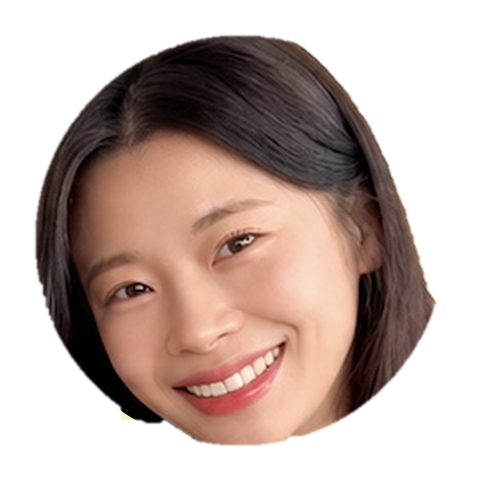
#> input picture projects/2026-11-ai-question/faces/joy-cut.png, 480 x 480 px, found by its file name; its folder holds 4 pictures in this run
$ python face_doll.py
#> lines starting #> are read from the running program, lines starting #| are printed output that depends on the picture; after the words box and inside, x2 and y2 are one past the last pixel; in counts of white or black regions, pixels touching at a corner belong together
"""Paper heads of Joy and Mark (Joy, 24 Nov 2026: no microphones, only our faces, bodies made of paper like her reference).
Source: brand avatars (remotion/public/brand/*-avatar.png) -> hyperframes remove-background (faces/*-cut.png) -> keep inside the
avatar circle -> printed-paper look (posterize, halftone, grain) + white cut edge. Run (repo root): .venv/bin/python projects/2026-11-ai-question/face_doll.py"""
import numpy as np
from PIL import Image, ImageFilter
D = "projects/2026-11-ai-question/faces"
for n in ("joy", "mark"):
    im = Image.open(f"{D}/{n}-cut.png").convert("RGBA").resize((960, 960), Image.LANCZOS)
    yy, xx = np.mgrid[:960, :960]; circ = ((xx - 480) ** 2 + (yy - 480) ** 2) < (418 ** 2)
    a = np.asarray(im.getchannel("A")).astype(np.float32) / 255 * circ
    rgb = np.asarray(im.convert("RGB")).astype(np.float32)
    rgb = np.round(rgb / 16) * 16
    lum = rgb.mean(-1, keepdims=True); dots = (np.sin(xx * .7) * np.sin(yy * .7))[..., None]
#> after `lum = rgb.mean(-1, keepdims=True)`:
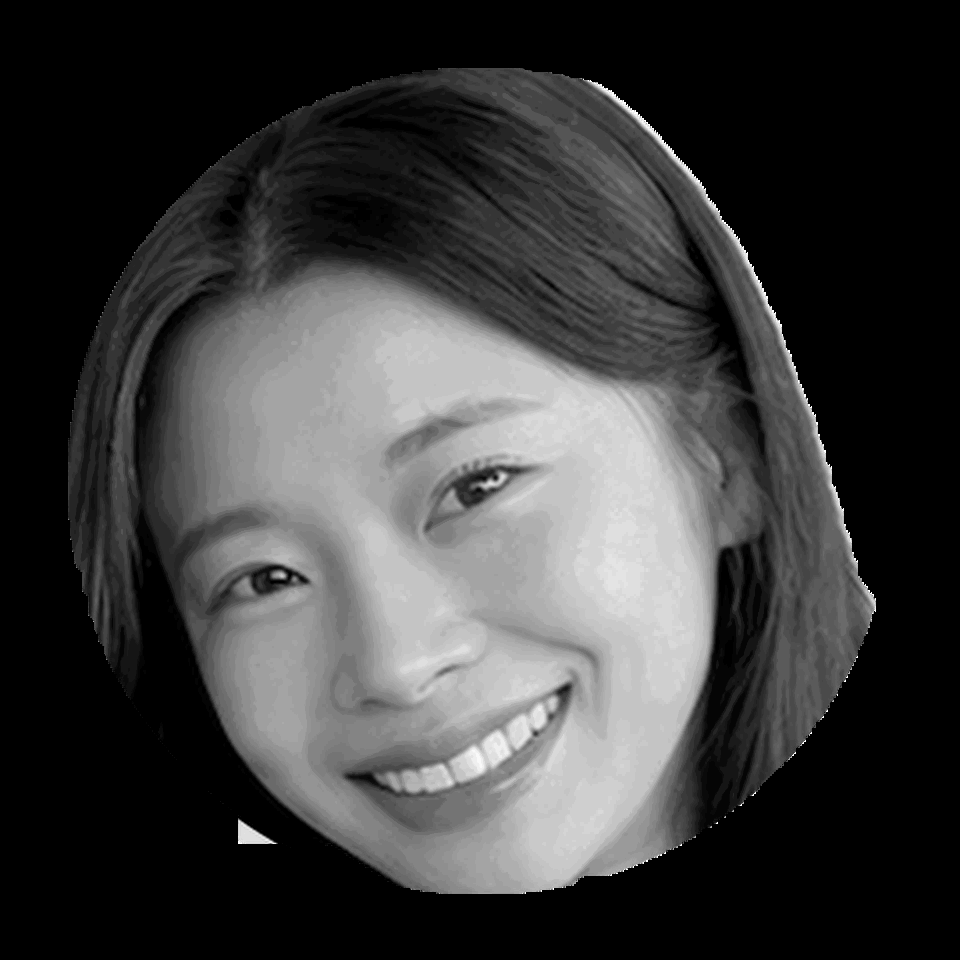
#> lum: shape (960, 960, 1) float32; min 0, max 256, mean 60.2; drawn with min black and max white
    rgb = rgb - np.clip(150 - lum, 0, 150) / 150 * (dots > .25) * 26     # halftone dots in the shadows, like newsprint
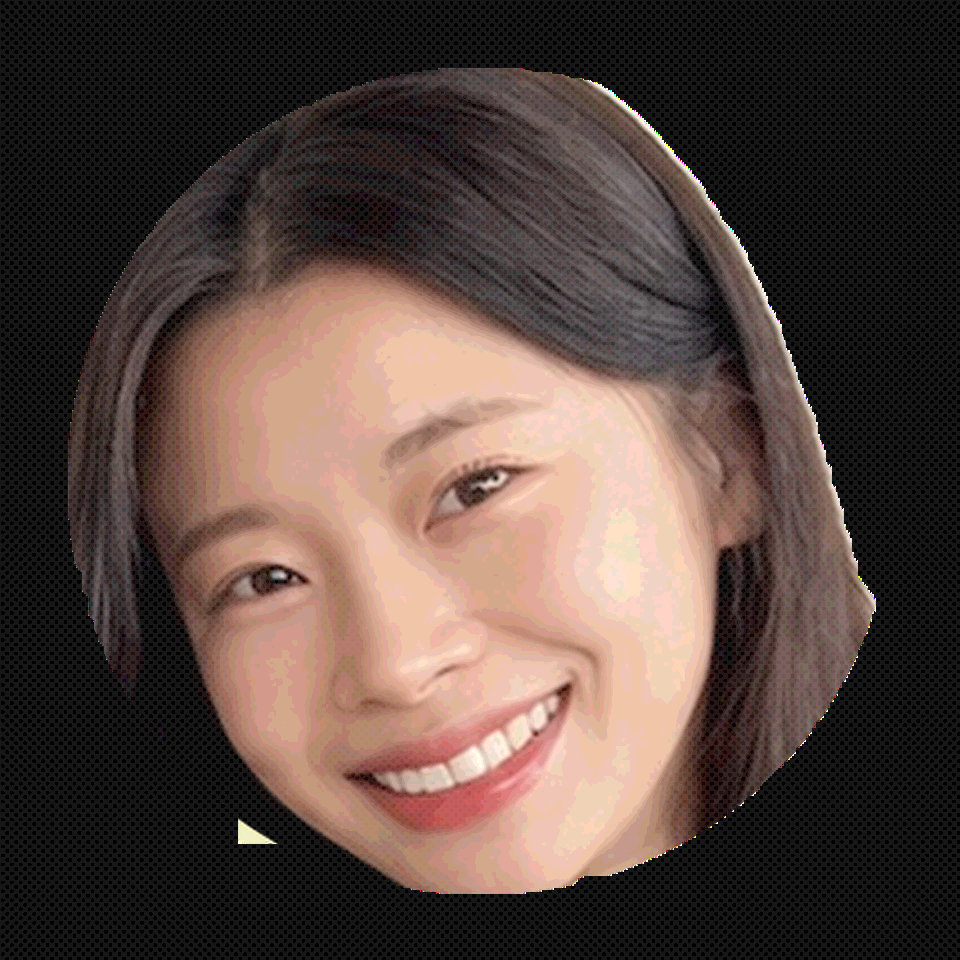
#> rgb: shape (960, 960, 3) float32; mean R, G, B 69.9, 51.3, 44.3; drawn with min black and max white
    rgb = np.clip(rgb * .95 + 10 + np.random.default_rng(3).normal(0, 6, rgb.shape[:2])[..., None], 0, 255)
    hard = Image.fromarray(((a > .5) * 255).astype(np.uint8))
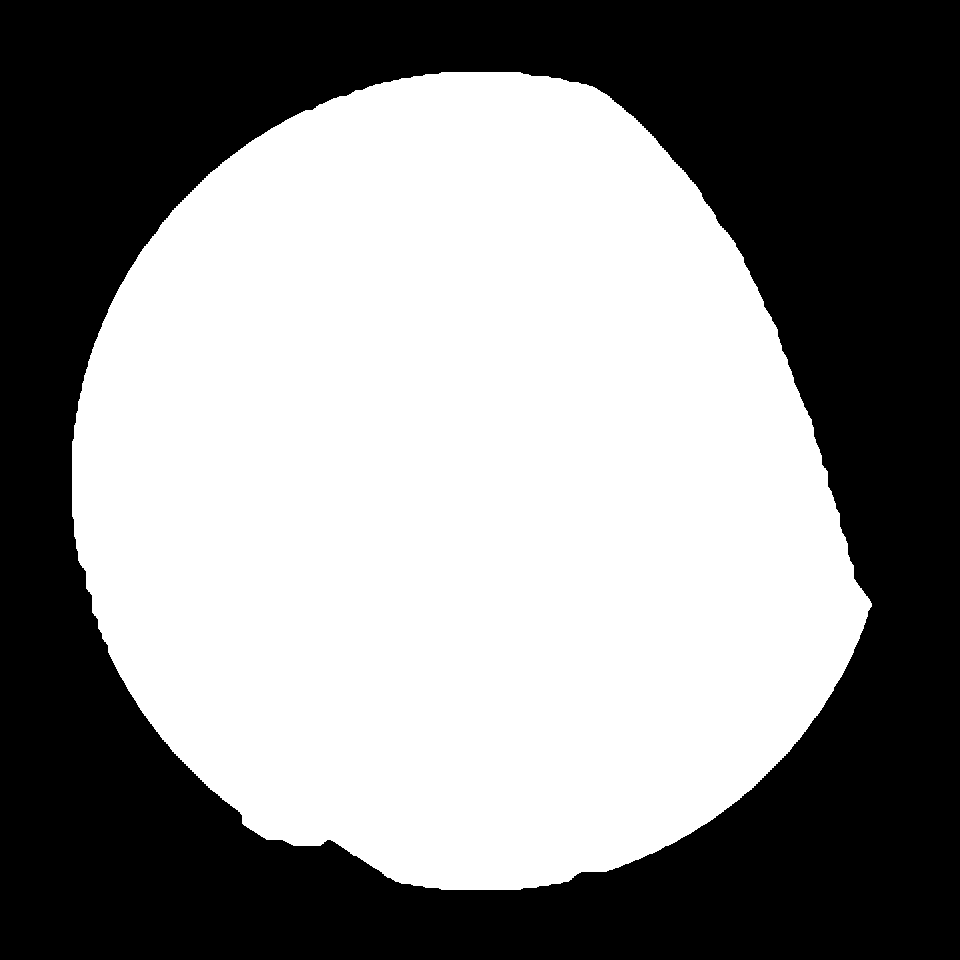
#> hard: PIL image 960x960 L; 53.6% white; 1 black region, box (x1, y1, x2, y2) and area: (0, 0, 960, 960) 427580
    edge = hard.filter(ImageFilter.MaxFilter(17)); rough = np.asarray(edge).astype(np.float32) * (np.random.default_rng(5).random((960, 960)) > .02)
#> after `edge = hard.filter(ImageFilter.MaxFilter(17))`: edge: PIL image 960x960 L; 56.4% white; 1 black region, box (x1, y1, x2, y2) and area: (0, 0, 960, 960) 401370
#> after `rough = np.asarray(edge).astype(np.float32) * (np.random.default_rng(5`: rough: shape (960, 960) float32; 55.3% white; 9427 black regions (9426 under 20 px), largest, box (x1, y1, x2, y2) and area: (0, 0, 960, 960) 401440
    border = Image.fromarray(rough.astype(np.uint8)).filter(ImageFilter.GaussianBlur(1))
    out = Image.new("RGBA", (960, 960), (250, 247, 238, 0)); out.putalpha(border)
#> after `out.putalpha(border)`:
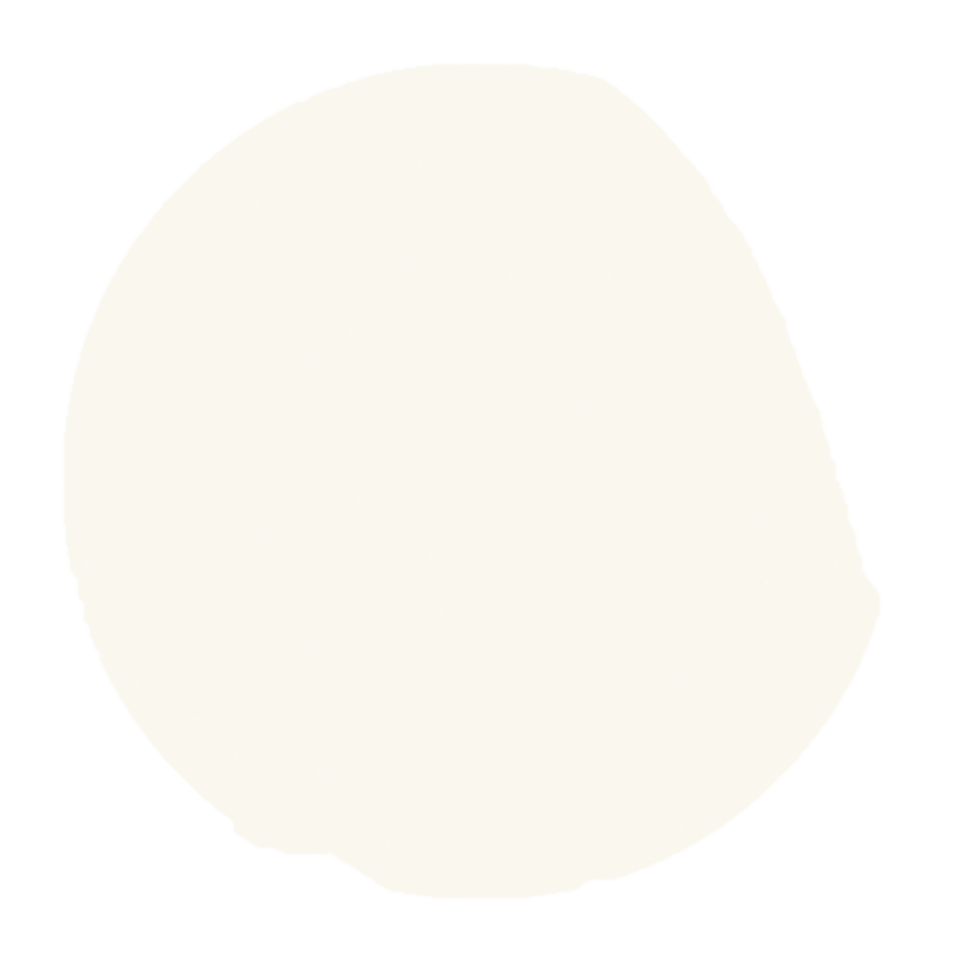
#> out: PIL image 960x960 RGBA; mean R, G, B, A 250, 247, 238, 141; transparent parts drawn white
    fig = Image.fromarray(rgb.astype(np.uint8)).convert("RGBA"); fig.putalpha(Image.fromarray((a * 255).astype(np.uint8)))
    out.alpha_composite(fig); out = out.crop(out.getchannel("A").getbbox()); out.save(f"remotion/public/paper/{n}-head.png"); print(n, out.size)
#> after `out = out.crop(out.getchannel('A').getbbox())`:
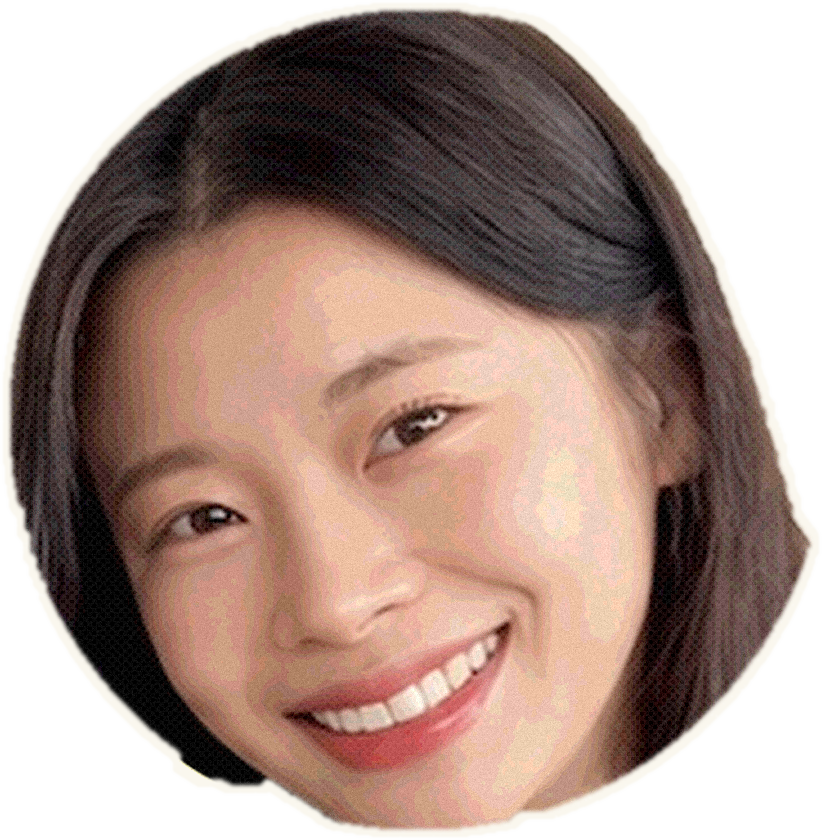
#> out: PIL image 822x840 RGBA; mean R, G, B, A 169.2, 145.2, 134, 191.9; transparent parts drawn white
#| joy (822, 840)
#> pass 2 of the loop `for n in ("joy", "mark"):`:
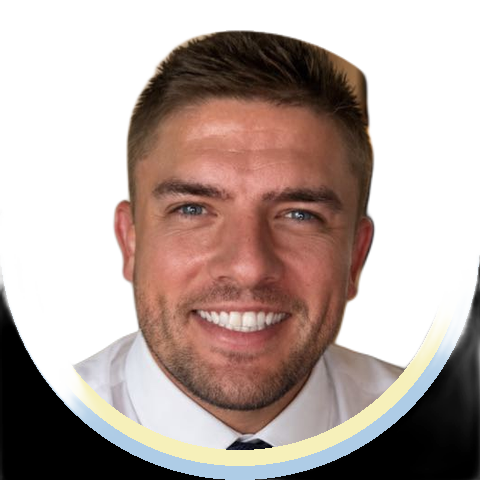
#> input picture projects/2026-11-ai-question/faces/mark-cut.png, 480 x 480 px, found by its file name
#> `hard = Image.fromarray(((a > .5) * 255).astype(np.uint8))`:
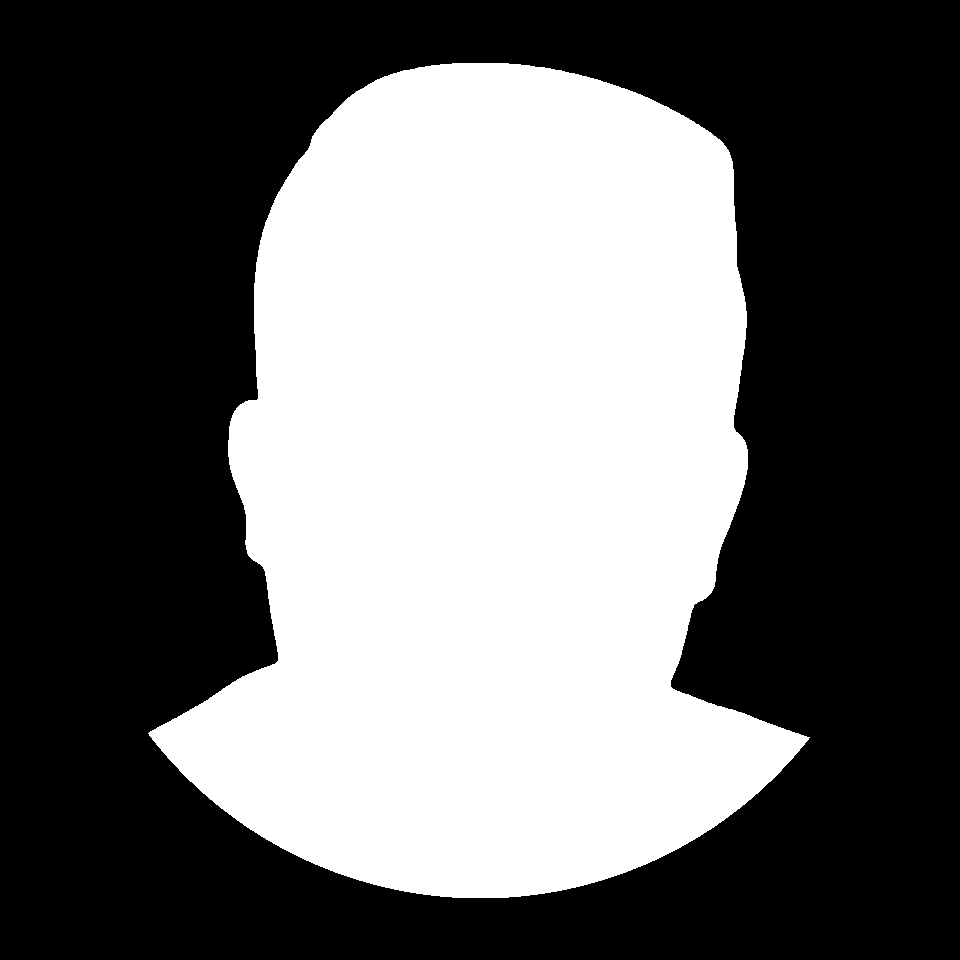
#> hard: PIL image 960x960 L; 41.4% white; 1 white region, box (x1, y1, x2, y2) and area: (148, 63, 810, 898) 381572
#> edge: PIL image 960x960 L; 44.3% white; 1 white region, box (x1, y1, x2, y2) and area: (140, 55, 818, 906) 408067
#> rough: shape (960, 960) float32; 43.4% white; 1 white region, box (x1, y1, x2, y2) and area: (140, 55, 818, 906) 400031
#> `out = out.crop(out.getchannel('A').getbbox())`:
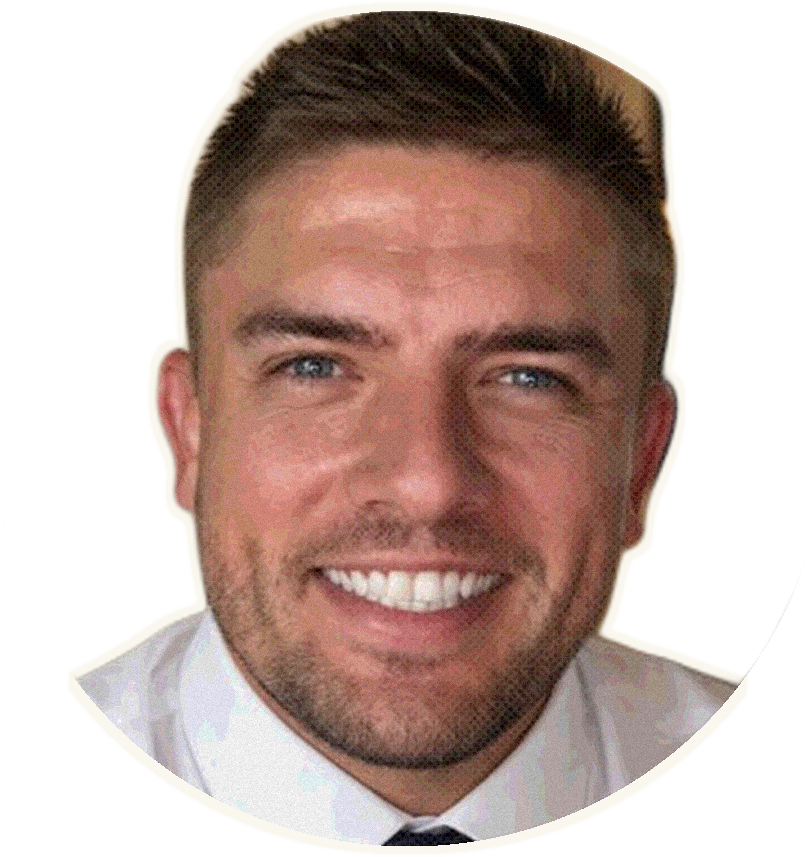
#> out: PIL image 807x857 RGBA; mean R, G, B, A 191.5, 169.2, 159, 150.3; transparent parts drawn white
#| mark (807, 857)
